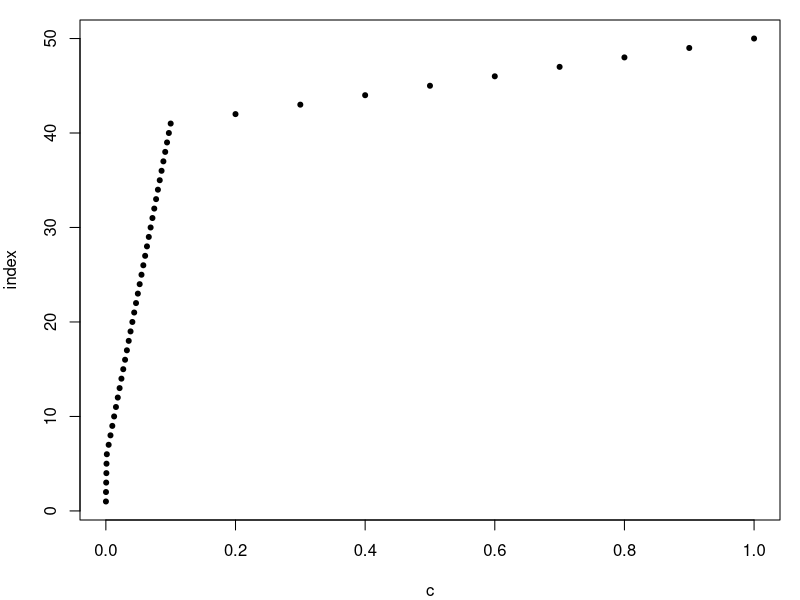
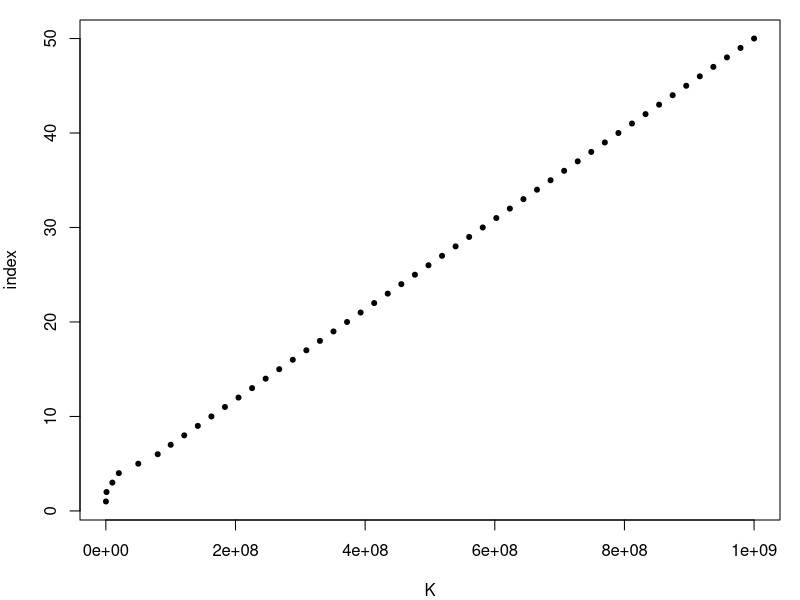
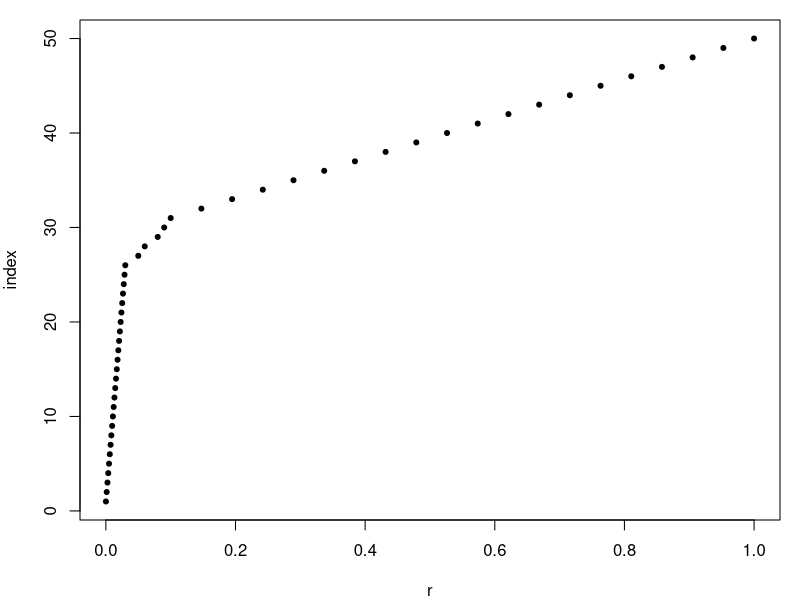
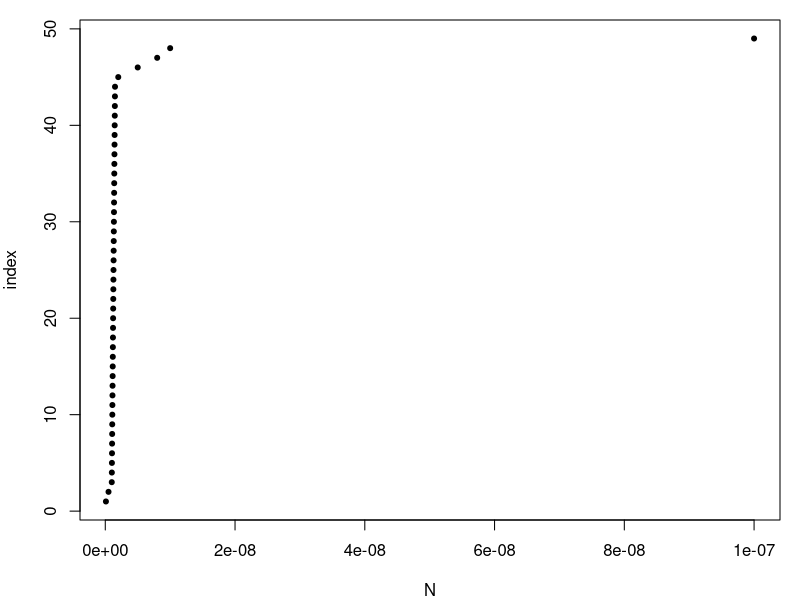

Write the R code that produced these figures, in order.
c.array <- c(0.0001, 0.0002, 0.0005, 0.0008, 0.001, 
             seq(0.0015, 0.1, length.out = 36), 0.2, 0.3, 0.4, 0.5, 0.6, 0.7,
             0.8, 0.9, 1)

png("/Users/Xin/Desktop/projects/GTA_project/output/20160722/crange.png", 
    width = 1000, height = 200)
par(mar=c(4, 4, 1, 1))
plot(c.array, seq(1, 50, by = 1), xlab = "c", ylab = "index", pch = 20)
dev.off()

K.array <- c(1e5, 1e6, 1e7, 2e7, 5e7, 8e7, seq(1e8, 1e9, length.out = 44))
png("/Users/Xin/Desktop/projects/GTA_project/output/20160722/Krange.png", 
    width = 1000, height = 200)
par(mar=c(4, 4, 1, 1))
plot(K.array, seq(1, 50, by = 1), xlab = "K", ylab = "index", pch = 20)
dev.off()

r.array <- c(seq(0.0001, 0.03, length.out = 26), 0.05, 0.06, 0.08, 0.09,
             seq(0.1, 1, length.out = 20))
png("/Users/Xin/Desktop/projects/GTA_project/output/20160722/rrange.png", 
    width = 1000, height = 200)
par(mar=c(4, 4, 1, 1))
plot(r.array, seq(1, 50, by = 1), xlab = "r", ylab = "index", pch = 20)
dev.off()

N.array <- c(1e-10, 5e-10, seq(1e-9, 1.5e-9, length.out = 42), 
             2e-9, 5e-9, 8e-9, 1e-8, 1e-7)
png("/Users/Xin/Desktop/projects/GTA_project/output/20160722/Nrange.png", 
    width = 1000, height = 200)
par(mar=c(4, 4, 1, 1))
plot(N.array, seq(1, 49, by = 1), xlab = "N", ylab = "index", pch = 20)
dev.off()

